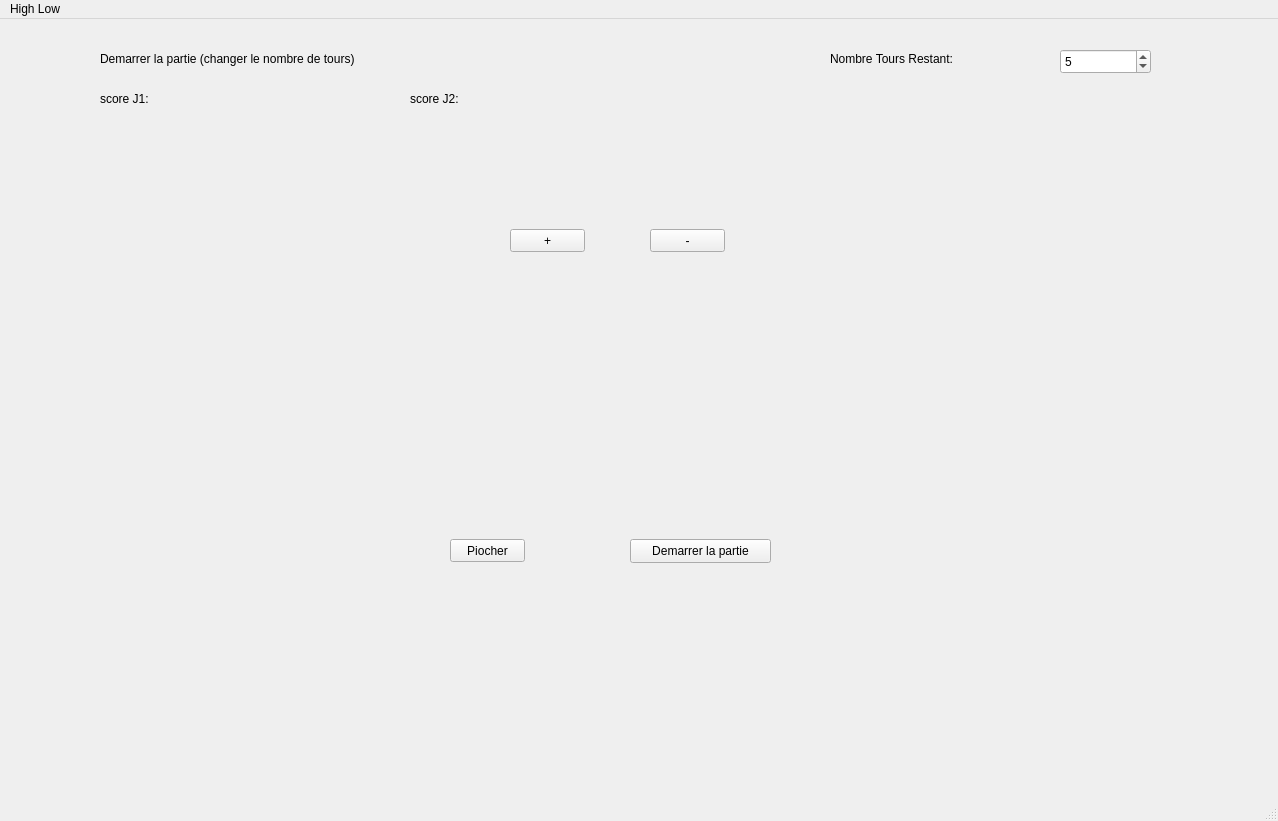
<?xml version="1.0" encoding="UTF-8"?>
<ui version="4.0">
 <class>MainWindow</class>
 <widget class="QMainWindow" name="MainWindow">
  <property name="geometry">
   <rect>
    <x>0</x>
    <y>0</y>
    <width>1278</width>
    <height>821</height>
   </rect>
  </property>
  <property name="windowTitle">
   <string>MainWindow</string>
  </property>
  <widget class="QWidget" name="centralwidget">
   <widget class="QPushButton" name="pushButton_piocher">
    <property name="geometry">
     <rect>
      <x>450</x>
      <y>520</y>
      <width>75</width>
      <height>23</height>
     </rect>
    </property>
    <property name="text">
     <string>Piocher</string>
    </property>
   </widget>
   <widget class="QLabel" name="label">
    <property name="geometry">
     <rect>
      <x>-60</x>
      <y>-40</y>
      <width>1341</width>
      <height>821</height>
     </rect>
    </property>
    <property name="text">
     <string/>
    </property>
    <property name="pixmap">
     <pixmap resource="cartes.qrc">:/Jeu_de_cartes/tapis.jpg</pixmap>
    </property>
    <property name="scaledContents">
     <bool>true</bool>
    </property>
   </widget>
   <widget class="QWidget" name="horizontalLayoutWidget_3">
    <property name="geometry">
     <rect>
      <x>450</x>
      <y>250</y>
      <width>321</width>
      <height>261</height>
     </rect>
    </property>
    <layout class="QHBoxLayout" name="layoutTable">
     <property name="spacing">
      <number>2</number>
     </property>
     <property name="sizeConstraint">
      <enum>QLayout::SizeConstraint::SetFixedSize</enum>
     </property>
    </layout>
   </widget>
   <widget class="QPushButton" name="pushButton_plus">
    <property name="geometry">
     <rect>
      <x>510</x>
      <y>210</y>
      <width>75</width>
      <height>23</height>
     </rect>
    </property>
    <property name="text">
     <string>+</string>
    </property>
   </widget>
   <widget class="QPushButton" name="pushButton_moins">
    <property name="geometry">
     <rect>
      <x>650</x>
      <y>210</y>
      <width>75</width>
      <height>23</height>
     </rect>
    </property>
    <property name="text">
     <string>-</string>
    </property>
   </widget>
   <widget class="QLabel" name="labelJoueur">
    <property name="geometry">
     <rect>
      <x>100</x>
      <y>30</y>
      <width>611</width>
      <height>20</height>
     </rect>
    </property>
    <property name="autoFillBackground">
     <bool>true</bool>
    </property>
    <property name="text">
     <string>Demarrer la partie (changer le nombre de tours)</string>
    </property>
   </widget>
   <widget class="QLabel" name="labelScoreJ1">
    <property name="geometry">
     <rect>
      <x>100</x>
      <y>70</y>
      <width>111</width>
      <height>20</height>
     </rect>
    </property>
    <property name="autoFillBackground">
     <bool>true</bool>
    </property>
    <property name="text">
     <string>score J1:</string>
    </property>
   </widget>
   <widget class="QLabel" name="labelScoreJ2">
    <property name="geometry">
     <rect>
      <x>410</x>
      <y>70</y>
      <width>111</width>
      <height>20</height>
     </rect>
    </property>
    <property name="autoFillBackground">
     <bool>true</bool>
    </property>
    <property name="text">
     <string>score J2:</string>
    </property>
   </widget>
   <widget class="QLabel" name="labelTours">
    <property name="geometry">
     <rect>
      <x>830</x>
      <y>30</y>
      <width>221</width>
      <height>20</height>
     </rect>
    </property>
    <property name="autoFillBackground">
     <bool>true</bool>
    </property>
    <property name="text">
     <string>Nombre Tours Restant:</string>
    </property>
   </widget>
   <widget class="QSpinBox" name="spinBoxTours">
    <property name="geometry">
     <rect>
      <x>1060</x>
      <y>30</y>
      <width>91</width>
      <height>25</height>
     </rect>
    </property>
    <property name="minimum">
     <number>1</number>
    </property>
    <property name="maximum">
     <number>27</number>
    </property>
    <property name="value">
     <number>5</number>
    </property>
   </widget>
   <widget class="QPushButton" name="pushButton_demarrer">
    <property name="geometry">
     <rect>
      <x>630</x>
      <y>520</y>
      <width>141</width>
      <height>24</height>
     </rect>
    </property>
    <property name="text">
     <string>Demarrer la partie</string>
    </property>
   </widget>
   <zorder>label</zorder>
   <zorder>pushButton_piocher</zorder>
   <zorder>horizontalLayoutWidget_3</zorder>
   <zorder>pushButton_plus</zorder>
   <zorder>pushButton_moins</zorder>
   <zorder>labelJoueur</zorder>
   <zorder>labelScoreJ1</zorder>
   <zorder>labelScoreJ2</zorder>
   <zorder>labelTours</zorder>
   <zorder>spinBoxTours</zorder>
   <zorder>pushButton_demarrer</zorder>
  </widget>
  <widget class="QMenuBar" name="menubar">
   <property name="geometry">
    <rect>
     <x>0</x>
     <y>0</y>
     <width>1278</width>
     <height>21</height>
    </rect>
   </property>
   <widget class="QMenu" name="menuHigh_Low">
    <property name="title">
     <string>High Low</string>
    </property>
   </widget>
   <addaction name="menuHigh_Low"/>
  </widget>
  <widget class="QStatusBar" name="statusbar"/>
 </widget>
 <resources>
  <include location="cartes.qrc"/>
 </resources>
 <connections/>
</ui>
